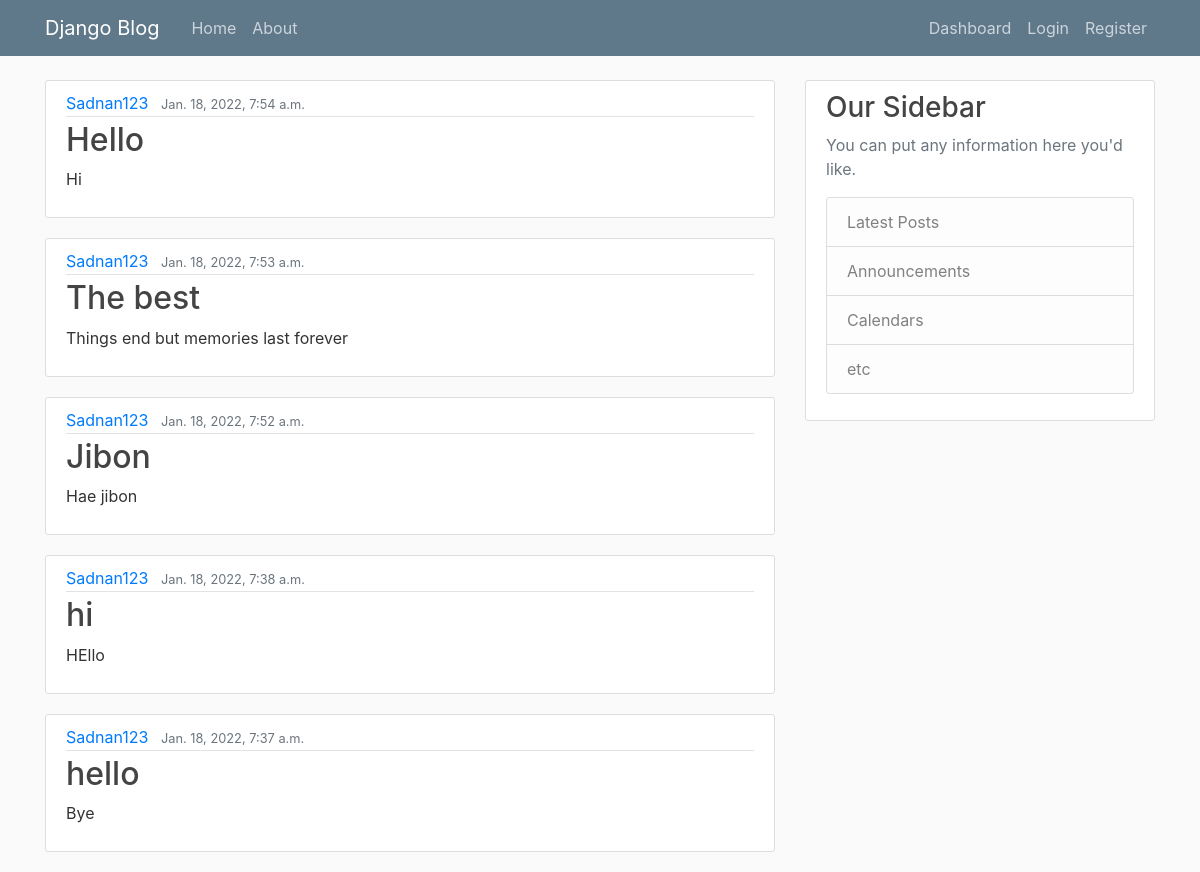
Before: / with the older database file.
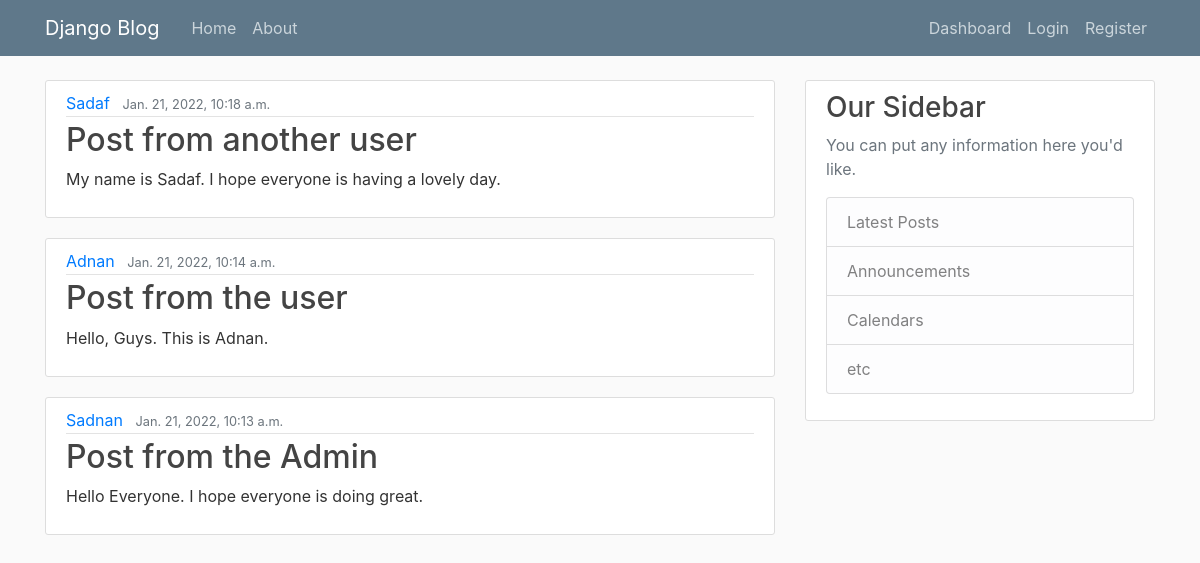
After: the same page with the newer database file.
### blog_app/models.py (models this page shows, shortened)
class Post(models.Model):
    title = models.CharField(max_length=100)
    content = models.TextField()
    date_posted = models.DateTimeField(default=timezone.now)
    author = models.ForeignKey(User, on_delete=models.CASCADE)

### blog_app/views.py (the view)
# urls.py: path('', PostListView.as_view(), name='blog-home'),
class PostListView(ListView):
    model = Post
    template_name = 'blog_app/home.html'  # <app>/<model>_<viewtype>.html
    context_object_name = 'posts'
    ordering = ['-date_posted']
    paginate_by = 5

### blog_app/templates/blog_app/home.html
{% extends "blog_app/base.html" %}
{% block content %}
    {% for post in posts %}
        <article class="media content-section">
          <div class="media-body">
            <div class="article-metadata">
              <a class="mr-2" href="#">{{ post.author }}</a>
              <small class="text-muted">{{ post.date_posted }}</small>
            </div>
            <h2><a class="article-title" href="#">{{ post.title }}</a></h2>
            <p class="article-content">{{ post.content }}</p>
          </div>
        </article>
    {% endfor %}
{% endblock content %}

### blog_app/templates/blog_app/base.html (shortened to what this page needs)
{% load static %}
<!DOCTYPE html>
<html>
<head>
    <link rel="stylesheet" href="https://maxcdn.bootstrapcdn.com/bootstrap/4.0.0/css/bootstrap.min.css">
    <link rel="stylesheet" type="text/css" href="{% static 'blog_app/main.css' %}">
</head>
<body>
    <header class="site-header">
      <nav class="navbar navbar-expand-md navbar-dark bg-steel fixed-top">
        <div class="container">
          <a class="navbar-brand mr-4" href="{% url 'blog-home' %}">Django Blog</a>
          <div class="collapse navbar-collapse" id="navbarToggle">
            <div class="navbar-nav mr-auto">
              <a class="nav-item nav-link" href="{% url 'blog-home' %}">Home</a>
              <a class="nav-item nav-link" href="{% url 'blog-about' %}">About</a>
            </div>
            <div class="navbar-nav">
              {% if user.is_authenticated %}
                <a class="nav-item nav-link" href="{% url 'dashboard' %}">Dashboard</a>
                <a class="nav-item nav-link" href="{% url 'post-create' %}">New Post</a>
                <a class="nav-item nav-link" href="{% url 'profile' %}">Profile</a>
                <a class="nav-item nav-link" href="{% url 'logout' %}">Logout</a>
              {% else %}
                <a class="nav-item nav-link" href="{% url 'dashboard' %}">Dashboard</a>
                <a class="nav-item nav-link" href="{% url 'login' %}">Login</a>
                <a class="nav-item nav-link" href="{% url 'register' %}">Register</a>
              {% endif %}
            </div>
          </div>
        </div>
      </nav>
    </header>
    <main role="main" class="container">
      <div class="row">
        <div class="col-md-8">
          {% block content %}{% endblock %}
        </div>
        <div class="col-md-4">
          <div class="content-section">
            <h3>Our Sidebar</h3>
            <p class='text-muted'>You can put any information here you'd like.
              <ul class="list-group">
                <li class="list-group-item list-group-item-light">Latest Posts</li>
                <li class="list-group-item list-group-item-light">Announcements</li>
                <li class="list-group-item list-group-item-light">Calendars</li>
                <li class="list-group-item list-group-item-light">etc</li>
              </ul>
            </p>
          </div>
        </div>
      </div>
    </main>
</body>
</html>

### blog_app/static/blog_app/main.css (style rules this page uses)
body { background: #fafafa; color: #333333; margin-top: 5rem; }
h1, h2, h3, h4, h5, h6 { color: #444444; }
ul { margin: 0; }
.bg-steel { background-color: #5f788a; }
.site-header .navbar-nav .nav-link { color: #cbd5db; }
.content-section { background: #ffffff; padding: 10px 20px; border: 1px solid #dddddd; border-radius: 3px; margin-bottom: 20px; }
.article-title { color: #444444; }
.article-content { white-space: pre-line; }
.article-metadata { padding-bottom: 1px; margin-bottom: 4px; border-bottom: 1px solid #e3e3e3 }

Changed rows visible on the page:
removed Post: author "Sadnan123", date_posted "Jan. 18, 2022, 7:54 a.m.", title "Hello", content "Hi"
removed Post: author "Sadnan123", date_posted "Jan. 18, 2022, 7:53 a.m.", title "The best", content "Things end but memories last forever"
removed Post: author "Sadnan123", date_posted "Jan. 18, 2022, 7:52 a.m.", title "Jibon", content "Hae jibon"
removed Post: author "Sadnan123", date_posted "Jan. 18, 2022, 7:38 a.m.", title "hi", content "HEllo"
removed Post: author "Sadnan123", date_posted "Jan. 18, 2022, 7:37 a.m.", title "hello", content "Bye"
added Post: author "Sadaf", date_posted "Jan. 21, 2022, 10:18 a.m.", title "Post from another user", content "My name is Sadaf. I hope everyone is having a lovely day."
added Post: author "Adnan", date_posted "Jan. 21, 2022, 10:14 a.m.", title "Post from the user", content "Hello, Guys. This is Adnan."
added Post: author "Sadnan", date_posted "Jan. 21, 2022, 10:13 a.m.", title "Post from the Admin", content "Hello Everyone. I hope everyone is doing great."
